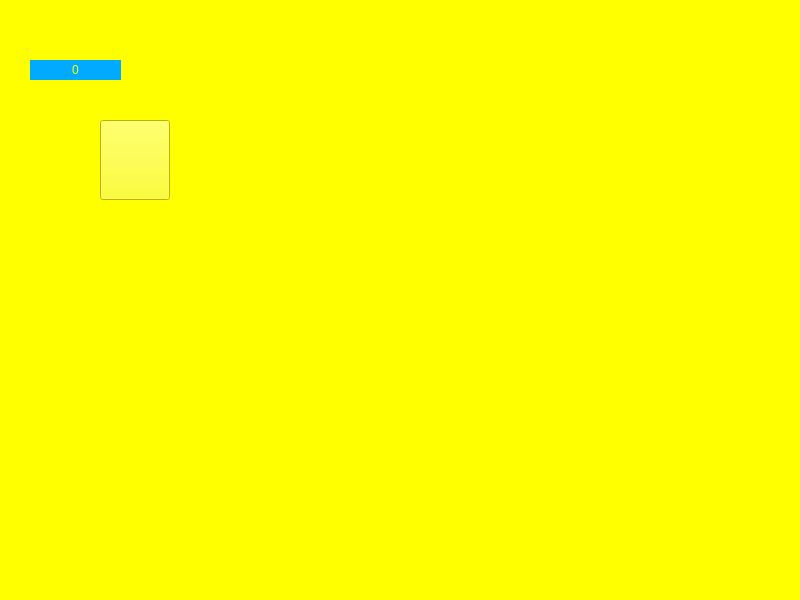
<?xml version="1.0" encoding="UTF-8"?>
<ui version="4.0">
 <class>W1</class>
 <widget class="QMainWindow" name="W1">
  <property name="geometry">
   <rect>
    <x>0</x>
    <y>0</y>
    <width>800</width>
    <height>600</height>
   </rect>
  </property>
  <property name="windowTitle">
   <string>MainWindow</string>
  </property>
  <property name="styleSheet">
   <string notr="true">background-color: rgb(255, 255, 0);</string>
  </property>
  <widget class="QWidget" name="centralwidget">
   <widget class="QLabel" name="label_3">
    <property name="geometry">
     <rect>
      <x>90</x>
      <y>30</y>
      <width>31</width>
      <height>21</height>
     </rect>
    </property>
    <property name="styleSheet">
     <string notr="true">border-image: url(:/myimg/heart.png);</string>
    </property>
    <property name="text">
     <string/>
    </property>
   </widget>
   <widget class="QLabel" name="label_2">
    <property name="geometry">
     <rect>
      <x>60</x>
      <y>30</y>
      <width>31</width>
      <height>21</height>
     </rect>
    </property>
    <property name="styleSheet">
     <string notr="true">border-image: url(:/myimg/heart.png);</string>
    </property>
    <property name="text">
     <string/>
    </property>
   </widget>
   <widget class="QPushButton" name="pushButton">
    <property name="geometry">
     <rect>
      <x>100</x>
      <y>120</y>
      <width>70</width>
      <height>80</height>
     </rect>
    </property>
    <property name="styleSheet">
     <string notr="true">border-image: url(:/myimg/fotka_Zubovicha.png);</string>
    </property>
    <property name="text">
     <string/>
    </property>
   </widget>
   <widget class="QLabel" name="label">
    <property name="geometry">
     <rect>
      <x>30</x>
      <y>30</y>
      <width>31</width>
      <height>21</height>
     </rect>
    </property>
    <property name="styleSheet">
     <string notr="true">border-image: url(:/myimg/heart.png);</string>
    </property>
    <property name="text">
     <string/>
    </property>
   </widget>
   <widget class="QLabel" name="label_4">
    <property name="geometry">
     <rect>
      <x>30</x>
      <y>60</y>
      <width>91</width>
      <height>20</height>
     </rect>
    </property>
    <property name="layoutDirection">
     <enum>Qt::LeftToRight</enum>
    </property>
    <property name="styleSheet">
     <string notr="true">color: rgb(255, 255, 0);
font: 14pt &quot;Snap ITC&quot;;
background-color: rgb(0, 170, 255);</string>
    </property>
    <property name="text">
     <string>0</string>
    </property>
    <property name="alignment">
     <set>Qt::AlignCenter</set>
    </property>
   </widget>
   <zorder>label_3</zorder>
   <zorder>label_2</zorder>
   <zorder>label</zorder>
   <zorder>pushButton</zorder>
   <zorder>label_4</zorder>
  </widget>
  <widget class="QStatusBar" name="statusbar"/>
 </widget>
 <resources/>
 <connections/>
</ui>
